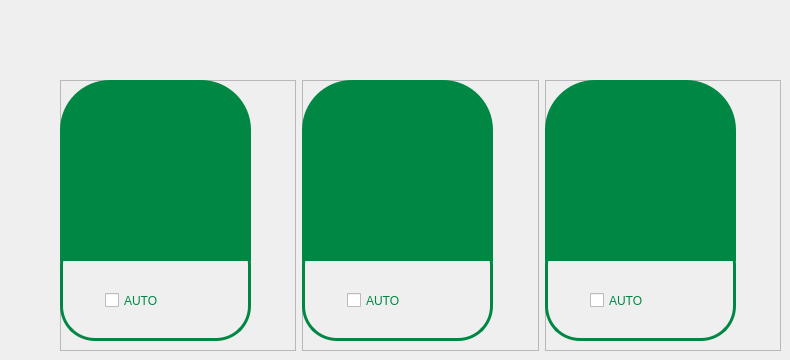
   <widget class="QWidget" name="ActuatorPage">
    <widget class="QWidget" name="horizontalLayoutWidget_2">
     <property name="geometry">
      <rect>
       <x>60</x>
       <y>80</y>
       <width>721</width>
       <height>271</height>
      </rect>
     </property>
     <layout class="QHBoxLayout" name="horizontalLayout">
      <item>
       <widget class="QFrame" name="Fan">
        <property name="frameShape">
         <enum>QFrame::StyledPanel</enum>
        </property>
        <property name="frameShadow">
         <enum>QFrame::Raised</enum>
        </property>
        <widget class="QLabel" name="label">
         <property name="geometry">
          <rect>
           <x>0</x>
           <y>0</y>
           <width>191</width>
           <height>181</height>
          </rect>
         </property>
         <property name="styleSheet">
          <string notr="true">background-color: rgb(0, 135, 68);
border-radius: 50px;</string>
         </property>
         <property name="text">
          <string/>
         </property>
        </widget>
        <widget class="QLabel" name="label_2">
         <property name="geometry">
          <rect>
           <x>0</x>
           <y>150</y>
           <width>191</width>
           <height>111</height>
          </rect>
         </property>
         <property name="styleSheet">
          <string notr="true">border: 3px solid #008744;
border-radius: 35px;</string>
         </property>
         <property name="text">
          <string/>
         </property>
        </widget>
        <widget class="QLabel" name="label_3">
         <property name="geometry">
          <rect>
           <x>0</x>
           <y>130</y>
           <width>191</width>
           <height>51</height>
          </rect>
         </property>
         <property name="styleSheet">
          <string notr="true">background-color: rgb(0, 135, 68);</string>
         </property>
         <property name="text">
          <string/>
         </property>
        </widget>
        <widget class="QCheckBox" name="FanAuto">
         <property name="geometry">
          <rect>
           <x>45</x>
           <y>205</y>
           <width>91</width>
           <height>31</height>
          </rect>
         </property>
         <property name="styleSheet">
          <string notr="true">font: 81 20pt &quot;나눔스퀘어 ExtraBold&quot;;
color: #008744</string>
         </property>
         <property name="text">
          <string>AUTO</string>
         </property>
        </widget>
        <widget class="QLabel" name="label_10">
         <property name="geometry">
          <rect>
           <x>40</x>
           <y>30</y>
           <width>111</width>
           <height>121</height>
          </rect>
         </property>
         <property name="styleSheet">
          <string notr="true">border-image: url(:/image/fan.jpg);</string>
         </property>
         <property name="text">
          <string/>
         </property>
        </widget>
       </widget>
      </item>
      <item>
       <widget class="QFrame" name="Light">
        <property name="frameShape">
         <enum>QFrame::StyledPanel</enum>
        </property>
        <property name="frameShadow">
         <enum>QFrame::Raised</enum>
        </property>
        <widget class="QLabel" name="label_4">
         <property name="geometry">
          <rect>
           <x>0</x>
           <y>0</y>
           <width>191</width>
           <height>181</height>
          </rect>
         </property>
         <property name="styleSheet">
          <string notr="true">background-color: rgb(0, 135, 68);
border-radius: 50px;</string>
         </property>
         <property name="text">
          <string/>
         </property>
        </widget>
        <widget class="QLabel" name="label_5">
         <property name="geometry">
          <rect>
           <x>0</x>
           <y>150</y>
           <width>191</width>
           <height>111</height>
          </rect>
         </property>
         <property name="styleSheet">
          <string notr="true">border: 3px solid #008744;
border-radius: 35px;</string>
         </property>
         <property name="text">
          <string/>
         </property>
        </widget>
        <widget class="QLabel" name="label_6">
         <property name="geometry">
          <rect>
           <x>0</x>
           <y>130</y>
           <width>191</width>
           <height>51</height>
          </rect>
         </property>
         <property name="styleSheet">
          <string notr="true">background-color: rgb(0, 135, 68);</string>
         </property>
         <property name="text">
          <string/>
         </property>
        </widget>
        <widget class="QCheckBox" name="LedAuto">
         <property name="geometry">
          <rect>
           <x>45</x>
           <y>205</y>
           <width>91</width>
           <height>31</height>
          </rect>
         </property>
         <property name="styleSheet">
          <string notr="true">font: 81 20pt &quot;나눔스퀘어 ExtraBold&quot;;
color: #008744</string>
         </property>
         <property name="text">
          <string>AUTO</string>
         </property>
        </widget>
        <widget class="QLabel" name="label_11">
         <property name="geometry">
          <rect>
           <x>40</x>
           <y>30</y>
           <width>111</width>
           <height>121</height>
          </rect>
         </property>
         <property name="styleSheet">
          <string notr="true">border-image: url(:/image/bulb.png);</string>
         </property>
         <property name="text">
          <string/>
         </property>
        </widget>
       </widget>
      </item>
      <item>
       <widget class="QFrame" name="Water">
        <property name="frameShape">
         <enum>QFrame::StyledPanel</enum>
        </property>
        <property name="frameShadow">
         <enum>QFrame::Raised</enum>
        </property>
        <widget class="QLabel" name="label_7">
         <property name="geometry">
          <rect>
           <x>0</x>
           <y>0</y>
           <width>191</width>
           <height>181</height>
          </rect>
         </property>
         <property name="styleSheet">
          <string notr="true">background-color: rgb(0, 135, 68);
border-radius: 50px;</string>
         </property>
         <property name="text">
          <string/>
         </property>
        </widget>
        <widget class="QLabel" name="label_8">
         <property name="geometry">
          <rect>
           <x>0</x>
           <y>150</y>
           <width>191</width>
           <height>111</height>
          </rect>
         </property>
         <property name="styleSheet">
          <string notr="true">border: 3px solid #008744;
border-radius: 35px;</string>
         </property>
         <property name="text">
          <string/>
         </property>
        </widget>
        <widget class="QLabel" name="label_9">
         <property name="geometry">
          <rect>
           <x>0</x>
           <y>130</y>
           <width>191</width>
           <height>51</height>
          </rect>
         </property>
         <property name="styleSheet">
          <string notr="true">background-color: rgb(0, 135, 68);</string>
         </property>
         <property name="text">
          <string/>
         </property>
        </widget>
        <widget class="QCheckBox" name="WaterAuto">
         <property name="geometry">
          <rect>
           <x>45</x>
           <y>205</y>
           <width>91</width>
           <height>31</height>
          </rect>
         </property>
         <property name="styleSheet">
          <string notr="true">font: 81 20pt &quot;나눔스퀘어 ExtraBold&quot;;
color: #008744</string>
         </property>
         <property name="text">
          <string>AUTO</string>
         </property>
        </widget>
        <widget class="QLabel" name="label_12">
         <property name="geometry">
          <rect>
           <x>40</x>
           <y>30</y>
           <width>111</width>
           <height>121</height>
          </rect>
         </property>
         <property name="styleSheet">
          <string notr="true">border-image: url(:/image/water.jpg);</string>
         </property>
         <property name="text">
          <string/>
         </property>
        </widget>
       </widget>
      </item>
     </layout>
    </widget>
   </widget>
